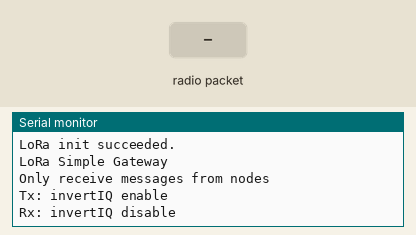
Simulated run of this sketch. Board: ESP32. On the bench: the last lines printed to the serial monitor. Inputs (shaded band) come from the test bench. No radio packets arrive unless stated.

Above: at 1.2 s.
1.3 s: radio packet "1" arrives
At 2.5 s:
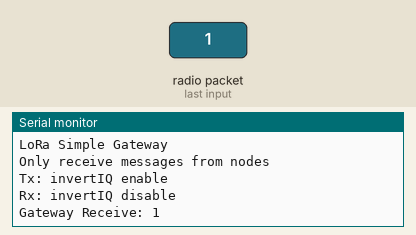
2.8 s: radio packet "0" arrives
At 3.9 s:
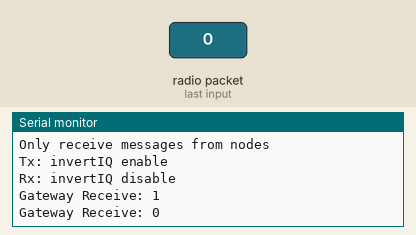
5.8 s: radio packet "2" arrives
At 7.3 s:
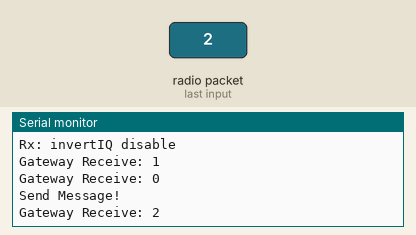

Measured:
- after the input at 1.3 s, the serial monitor: prints a new line at once (image 1)
- after the input at 2.8 s, the serial monitor: prints a new line at once (image 2)
- after the input at 5.8 s, the serial monitor: prints a new line at once (image 3)

The sketch:

TestLoRaGateway.ino
```cpp
#include <SPI.h>
#include <LoRa.h>

const long freq = 866E6;

const int csPin = 5;
const int rstPin = 25;
const int LPin = 26;

const int interval =  5000;

void setup() {
  Serial.begin(9600);
  while (!Serial);

  LoRa.setPins(csPin, rstPin, LPin);

  if (!LoRa.begin(freq)) {
  Serial.println("LoRa Fail");
  while(true);
  }

  Serial.println("LoRa init succeeded.");
  Serial.println();
  Serial.println("LoRa Simple Gateway");
  Serial.println("Only receive messages from nodes");
  Serial.println("Tx: invertIQ enable");
  Serial.println("Rx: invertIQ disable");
  Serial.println();

  LoRa.onReceive(onReceive);
  LoRa.onTxDone(onTxDone);
  LoRa_rxMode();
}

void loop() {
  if (runEvery(interval)) { // repeat every 5000 millis

    String message = "HeLoRa World! ";
    message += "I'm a Gateway! ";
    message += millis();

    LoRa_sendMessage(message); // send a message

    Serial.println("Send Message!");
  }

}

void LoRa_rxMode(){
  LoRa.disableInvertIQ();               // normal mode
  LoRa.receive();                       // set receive mode
}

void LoRa_txMode(){
  LoRa.idle();                          // set standby mode
  LoRa.enableInvertIQ();                // active invert I and Q signals
}

void LoRa_sendMessage(String message) {
  LoRa_txMode();                        // set tx mode
  LoRa.beginPacket();                   // start packet
  LoRa.print(message);                  // add payload
  LoRa.endPacket(true);                 // finish packet and send it
}

void onReceive(int packetSize) {
  String message = "";

  while (LoRa.available()) {
    message += (char)LoRa.read();
  }

  Serial.print("Gateway Receive: ");
  Serial.println(message);
}

void onTxDone() {
  Serial.println("TxDone");
  LoRa_rxMode();
}

boolean runEvery(unsigned long interval)
{
  static unsigned long previousMillis = 0;
  unsigned long currentMillis = millis();
  if (currentMillis - previousMillis >= interval)
  {
    previousMillis = currentMillis;
    return true;
  }
  return false;
}
```
